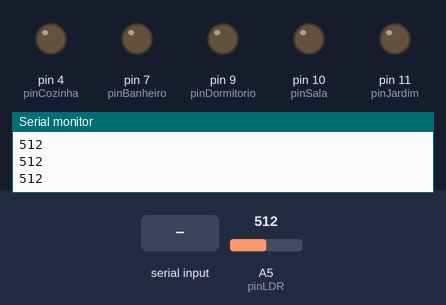
Bench run of a sketch on a simulated Arduino Uno, built with avr-gcc and run on an emulated ATmega328P. On the bench: output pins drawn as LEDs (lit = HIGH), the last lines printed to the serial monitor. The test bench sets the inputs (shaded band); at power-on: A5 (pinLDR) = 512.

Above: at 1.2 s.
1.3 s: A5 (pinLDR) set to 408
2.8 s: A5 (pinLDR) set to 387
At 4.0 s:
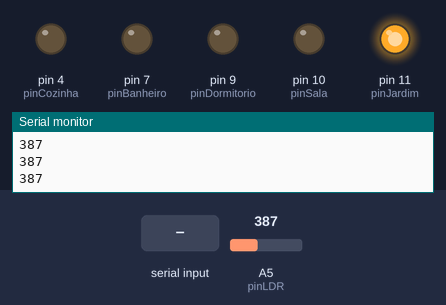
4.3 s: "S90\n" received over Serial
At 5.5 s:
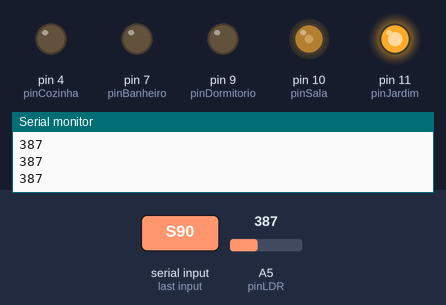
5.8 s: "Q90\n" received over Serial
At 6.7 s:
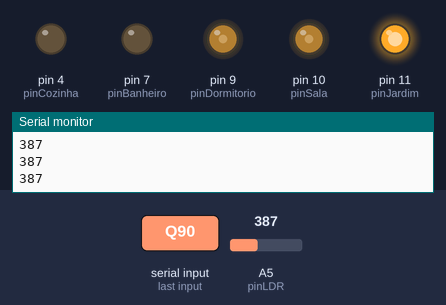
7.3 s: "S,45\n" received over Serial
At 7.9 s:
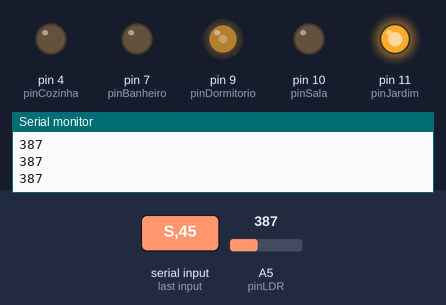
8.8 s: "C90\n" received over Serial
At 10.1 s:
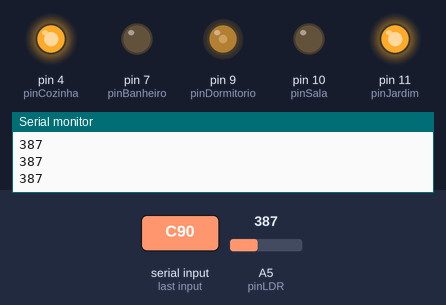
Timing chart, 0 to 11.3 s (numbered marks = the images above; inputs shaded):
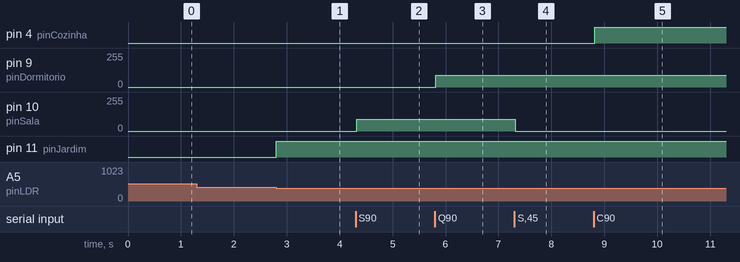

Measured:
- the behaviour switches between 400 and 399 on A5 (pinLDR) (found by bisection; images 0 and 1)
- after the input at 2.8 s, pin 11 (pinJardim): LOW → HIGH at once
- after the input at 4.3 s, pin 10 (pinSala): 0/255 → 90/255 at once
- after the input at 5.8 s, pin 9 (pinDormitorio): 0/255 → 90/255 at once
- after the input at 7.3 s, pin 10 (pinSala): 90/255 → 0/255 at once
- after the input at 8.8 s, pin 4 (pinCozinha): LOW → HIGH at once

The sketch:

com-sensor-fotovoltaico.ino
```cpp
const int pinSala = 10;       // PWM (Web Slider)
const int pinJardim = 11;     // PWM (Sensor LDR Automático)
const int pinCozinha = 4;    // Digital (Web ON/OFF)
const int pinDormitorio = 9; // PWM (Web Slider)
const int pinBanheiro = 7;  // Digital (Web ON/OFF)

const int pinLDR = A5;       // Sensor do Jardim no A2
int valorLDR = 0;

void setup() {
  Serial.begin(9600);

  pinMode(pinSala, OUTPUT);
  pinMode(pinJardim, OUTPUT);
  pinMode(pinCozinha, OUTPUT);
  pinMode(pinDormitorio, OUTPUT);
  pinMode(pinBanheiro, OUTPUT);

  digitalWrite(pinSala, LOW);
  digitalWrite(pinJardim, LOW);
  digitalWrite(pinCozinha, LOW);
  digitalWrite(pinDormitorio, LOW);
  digitalWrite(pinBanheiro, LOW);
}

void loop() {
  // --- CONTROLE AUTOMÁTICO DO JARDIM (LDR) ---
  int valor = analogRead(pinLDR);
  if(valor < 400){
    digitalWrite(pinJardim, HIGH);
    Serial.println(valor);
  } else{
    digitalWrite(pinJardim, LOW);
    Serial.println(valor);
  }


 // --- CONTROLE VIA INTERFACE WEB ---
  if (Serial.available() > 0) {
    static String comandoCompleto = ""; // Guarda o texto que está chegando

    char c = Serial.read();

    // Se encontrar o fim da linha (\n), processa o comando inteiro
    if (c == '\n') {
      comandoCompleto.trim();
      if (comandoCompleto.length() > 0) {
        char comodo = comandoCompleto.charAt(0); // Pega 'S', 'Q', 'C', 'B', 'c', 'b'

        // Se for Sala ou Quarto, extrai o número
        if (comodo == 'S' || comodo == 'Q') {
          String valorTexto = comandoCompleto.substring(1);
          int brilhoWeb = valorTexto.toInt();

          if (comodo == 'S') {
            analogWrite(pinSala, brilhoWeb);
          } else if (comodo == 'Q') {
            analogWrite(pinDormitorio, brilhoWeb);
          }
        }
        // Se forem as outras portas simples (Liga/Desliga)
        else {
          switch (comodo) {
            case 'C': digitalWrite(pinCozinha, HIGH); break;
            case 'c': digitalWrite(pinCozinha, LOW); break;
            case 'B': digitalWrite(pinBanheiro, HIGH); break;
            case 'b': digitalWrite(pinBanheiro, LOW); break;
          }
        }
      }
      comandoCompleto = ""; // Limpa para o próximo comando
    }
    else {
      // Se não for o fim da linha, vai juntando os caracteres
      comandoCompleto += c;
    }
  }
}
```
